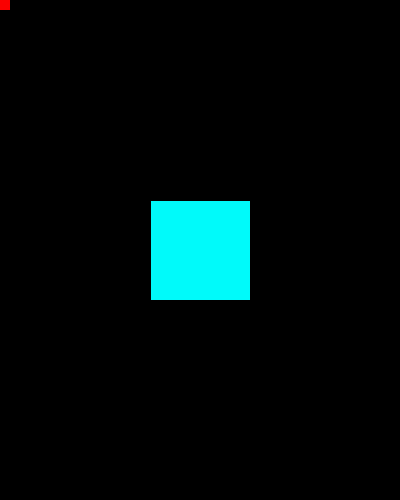
Frame 1 (no input)
Frame 60 (the mouse pressed at the canvas centre just before this capture): identical to frame 1, image omitted
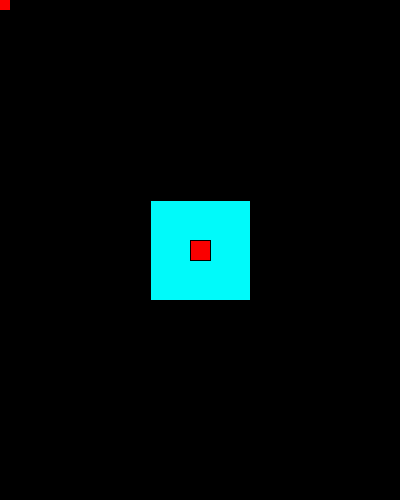
Frame 120 (the mouse held since frame 60 and released just before this capture)

The Processing sketch that drew these frames (run headless with seeded random() and noise(); from frame 60 on, the mouse is pressed at the canvas centre):

// Processing sketch: processing_107995
// ── processing_107995.pde

int r, g, b;

//---------
void setup() {
  size(400, 500);
  background(0);
  rectMode(CENTER);

  r = 0;
  g = 250;
  b = 250;
}

//-----------
void draw() {

  fill(r, g, b);
  rect(width/2, height/2, 100, 100);

  fill(250-r, 250-g, 250-b);
  rect(mouseX, mouseY, 20, 20);
}

//----------
void mousePressed() {

   float d = dist(mouseX,mouseY,width/2,height/2);
  if(d > 50){  
   
 
     r = int (random(0, 255));
  g = int(random(0, 255));
  b = int(random(0, 255));
  background(random(0, 255), random(0, 255), random(0, 255));
}


 println(d);
 }
 
